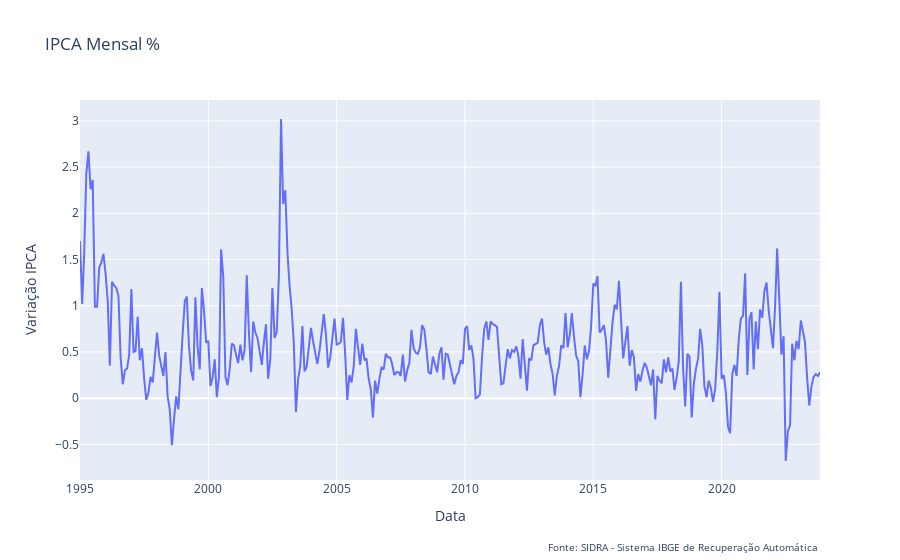

Notebook source saved alongside this figure:
### Code cell
# Criando o gráfico
fig = px.line(ipca_quebras, x='ds', y='y', 
              labels={'y': 'Variação IPCA', 'ds': 'Data'},
              title='IPCA Mensal %')

# Adicionando anotação de fonte
fig.add_annotation(
    text='Fonte: SIDRA - Sistema IBGE de Recuperação Automática',
    xref='paper', yref='paper',
    x=1.0, y=-0.2,
    showarrow=False,
    font=dict(size=10)
)

# Exibindo o gráfico
fig.show()

### Figure 1 — Plotly figure (JSON) as saved in the notebook; plotly's stock layout.template omitted (floating-point values rounded to 4 significant figures; data arrays with more than 128 entries replaced by an {"elided": "..."} marker saying what was removed)
{"data": [{"hovertemplate": "Data=%{x}<br>Variação IPCA=%{y}<extra></extra>", "legendgroup": "", "line": {"color": "#636efa", "dash": "solid"}, "marker": {"symbol": "circle"}, "mode": "lines", "name": "", "orientation": "v", "showlegend": false, "type": "scatter", "x": {"elided": "347 str values"}, "xaxis": "x", "y": {"elided": "347 float values"}, "yaxis": "y"}], "layout": {"annotations": [{"font": {"size": 10}, "showarrow": false, "text": "Fonte: SIDRA - Sistema IBGE de Recuperação Automática", "x": 1, "xref": "paper", "y": -0.2, "yref": "paper"}], "legend": {"tracegroupgap": 0}, "title": {"text": "IPCA Mensal %"}, "xaxis": {"anchor": "y", "domain": [0, 1], "title": {"text": "Data"}}, "yaxis": {"anchor": "x", "domain": [0, 1], "title": {"text": "Variação IPCA"}}}}
